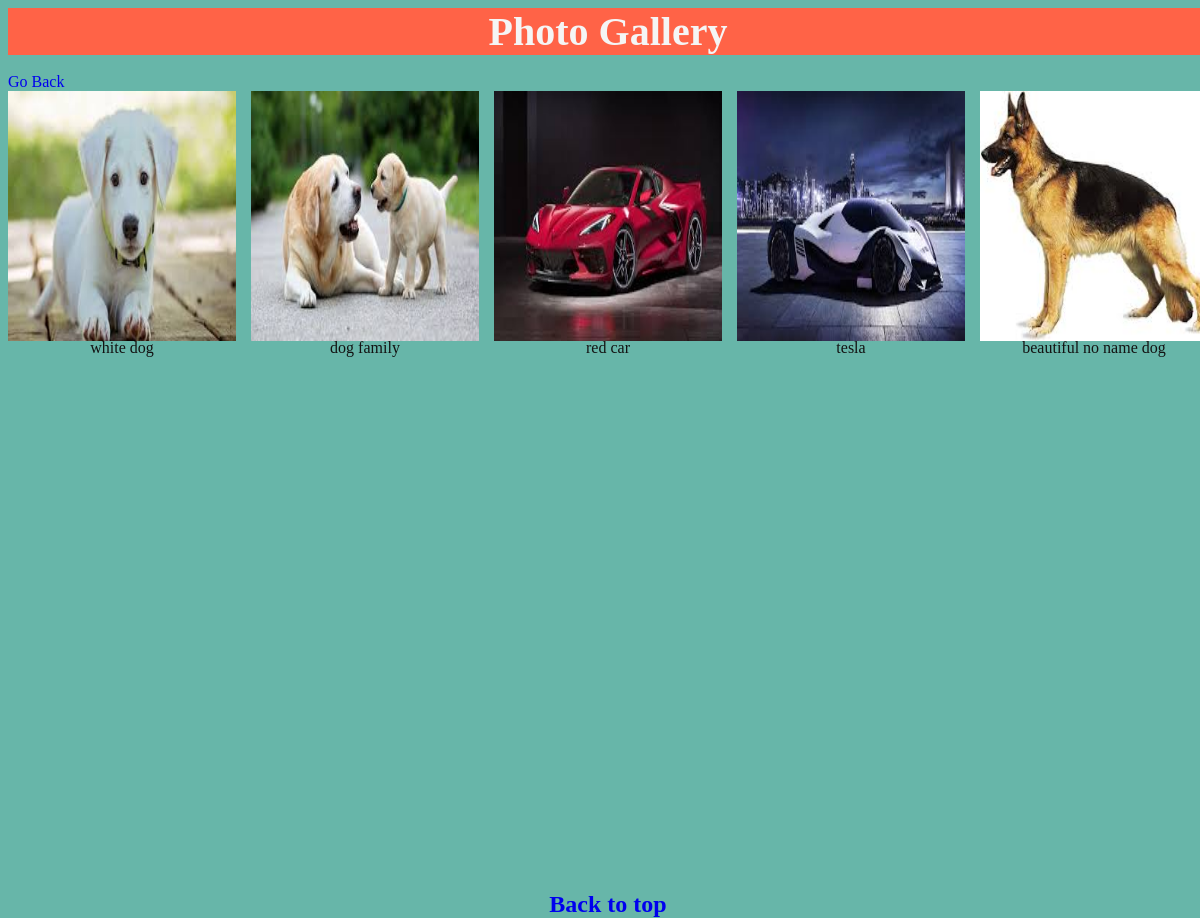
Screenshot of /photos/5/ with the database file from the repository.
### photo/models.py (models this page shows, shortened)
class Picture(models.Model):
    category = models.ForeignKey("Category", on_delete = models.CASCADE)
    image = models.ImageField(upload_to = "pictures")
    description = models.CharField(max_length = 2000)
    date_added = models.DateTimeField(default = datetime.now)

### photo/views.py (the view)
# urls.py: path("photos/<int:pk>/", photos_view,name = "photos"),
def photos_view(request,pk):
    category = Category.objects.get(id=pk)
    pictures = Picture.objects.filter(category = category)
    context = {
        "category":category,
        'pictures':pictures
    }
    return render(request, "photos.html", context)

### templates/photos.html (shortened to what this page needs)
{% load static %}
<html lang="en">
<head>
    <link rel="stylesheet" href="{% static '/photos.css' %}">
</head>
<body>
    <div class="title" id="top">Photo Gallery</div><br>
    <a href="/">Go Back</a>
    <div class="container">
        {%for photo in pictures%}
        <div class="images">
            <img src="{{photo.image.url}}" alt="missing image" style = 'height:100%; width: 100%'>
            <p class="descriptions" style="margin-top: -2px;">{{photo.description}}</p>
        </div>
        {%endfor%}
    </div>
    <div class="container2"><a href="#top">Back to top</a></div>
</body>
</html>

### photo/static/photos.css (style rules this page uses)
.container { display: grid; grid-template-columns: repeat(auto-fit, minmax(200px,1fr)); grid-auto-rows: 250px; grid-gap: 15px; height: 100%; width: 100%; }
.images { justify-items: center; height: 100%; width: 100%; }
p { color: rgb(19, 18, 18) }
html { width: 100%; height: 100%; }
body { background-color: rgb(103, 182, 169); width: 100%; height: 100%; }
.title { display: flex; justify-content: center; background: tomato; text-align: center; font-weight: bold; color: whitesmoke; font-size: 2.5rem; }
a { text-decoration: none; }
.container2 { display: flex; justify-content: center; align-items: flex-start; color: white; font-weight: bold; font-size: 1.5rem; }

### rows the page displays
Picture: image (picture), description "white dog"
Picture: image (picture), description "dog family"
Picture: image (picture), description "red car"
Picture: image (picture), description "tesla"
Picture: image (picture), description "beautiful no name dog"
